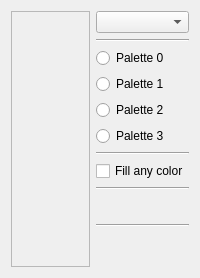
      <widget class="QWidget" name="tab_OAM">
       <attribute name="title">
        <string>OAM</string>
       </attribute>
       <layout class="QHBoxLayout" name="horizontalLayout_13" stretch="3,1">
        <item>
         <widget class="QScrollArea" name="scrollArea_OAM">
          <property name="widgetResizable">
           <bool>true</bool>
          </property>
          <widget class="QWidget" name="scrollAreaWidgetContents_3">
           <property name="geometry">
            <rect>
             <x>0</x>
             <y>0</y>
             <width>616</width>
             <height>525</height>
            </rect>
           </property>
          </widget>
         </widget>
        </item>
        <item>
         <layout class="QVBoxLayout" name="verticalLayout_4">
          <item>
           <widget class="QComboBox" name="comboBox_oam_slice"/>
          </item>
          <item>
           <widget class="Line" name="line_6">
            <property name="orientation">
             <enum>Qt::Horizontal</enum>
            </property>
           </widget>
          </item>
          <item>
           <widget class="QRadioButton" name="radioButton_oam_pal0">
            <property name="text">
             <string>Palette 0</string>
            </property>
           </widget>
          </item>
          <item>
           <widget class="QRadioButton" name="radioButton_oam_pal1">
            <property name="text">
             <string>Palette 1</string>
            </property>
           </widget>
          </item>
          <item>
           <widget class="QRadioButton" name="radioButton_oam_pal2">
            <property name="text">
             <string>Palette 2</string>
            </property>
           </widget>
          </item>
          <item>
           <widget class="QRadioButton" name="radioButton_oam_pal3">
            <property name="text">
             <string>Palette 3</string>
            </property>
           </widget>
          </item>
          <item>
           <widget class="Line" name="line_7">
            <property name="orientation">
             <enum>Qt::Horizontal</enum>
            </property>
           </widget>
          </item>
          <item>
           <widget class="QCheckBox" name="checkBox_oam_fill_any_color">
            <property name="text">
             <string>Fill any color</string>
            </property>
           </widget>
          </item>
          <item>
           <widget class="Line" name="line_8">
            <property name="orientation">
             <enum>Qt::Horizontal</enum>
            </property>
           </widget>
          </item>
          <item>
           <widget class="QLabel" name="label_oam_couner">
            <property name="font">
             <font>
              <pointsize>14</pointsize>
             </font>
            </property>
            <property name="text">
             <string/>
            </property>
           </widget>
          </item>
          <item>
           <widget class="Line" name="line_9">
            <property name="orientation">
             <enum>Qt::Horizontal</enum>
            </property>
           </widget>
          </item>
          <item>
           <spacer name="verticalSpacer_4">
            <property name="orientation">
             <enum>Qt::Vertical</enum>
            </property>
            <property name="sizeHint" stdset="0">
             <size>
              <width>20</width>
              <height>40</height>
             </size>
            </property>
           </spacer>
          </item>
         </layout>
        </item>
       </layout>
      </widget>
